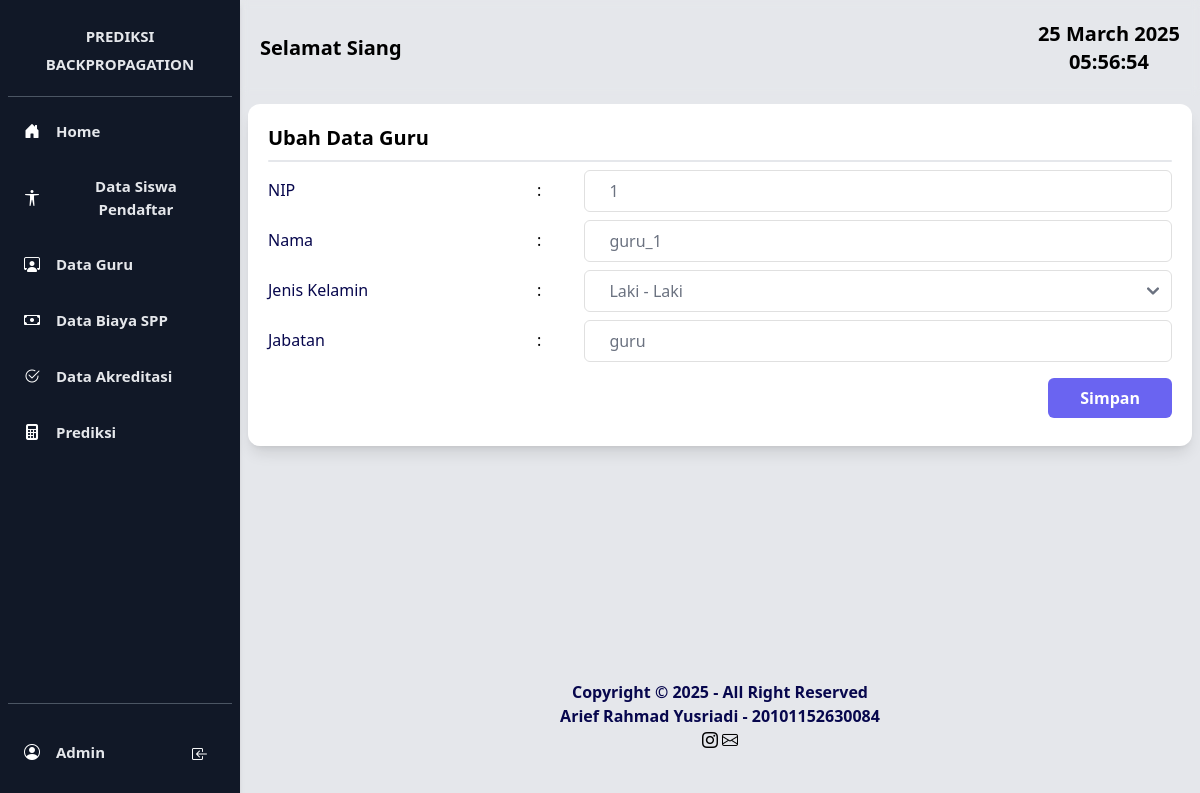
Page /?p=data_guru&a=edit&i=1 (signed in) on the committed database.
### tables this page shows
CREATE TABLE IF NOT EXISTS `data_guru` (
  `id` int NOT NULL AUTO_INCREMENT,
  `nip` varchar(50) DEFAULT NULL,
  `nama` varchar(50) DEFAULT NULL,
  `jenis_kelamin` enum('Laki - Laki','Perempuan') DEFAULT NULL,
  `jabatan` varchar(50) DEFAULT NULL,
  `tgl_input` datetime DEFAULT CURRENT_TIMESTAMP,
  PRIMARY KEY (`id`)
);

### apps/apis.php (called while the page is built, shortened)
<?php
$host = 'localhost';
$user = 'root';
$password = '';
$conn = mysqli_connect($host, $user, $password);
function getRecord($tabel, $field, $where): mysqli_result|bool
{
    global $conn;
    return mysqli_query($conn, "SELECT $field FROM $tabel $where");
}
function fetch($query){
    $data = mysqli_fetch_array($query);
    return $data;
}

### pages/data_guru/edit.php (the view, shortened to what this page needs)
<?php
$id = $_GET['i'];
$query = getRecord("data_guru", "*", "WHERE id='$id'");
$row = fetch($query);
?>
<div class="rounded-xl p-5 bg-white shadow-lg">
    <h1 class="font-bold text-xl">Ubah Data Guru</h1>
    <div class="flex bg-gray-200 mt-2 h-0.5 rounded"></div>
    <div class="py-2">
        <form action="" method="POST">
            <div class="grid grid-cols-1 gap-2">
                <div class="flex">
                    <label for="nip" class="w-[25%] py-2 text-[#07074D] font-medium">NIP</label>
                    <div class="text-center py-2 w-[10%]">:</div>
                    <input id="nip" type="number" required name="nip" value="<?= $row['nip'] ?>"
                        class="w-[65%] rounded-md border border-[#e0e0e0] bg-white py-2 px-6 text-base font-medium text-[#6B7280] outline-none focus:border-[#6A64F1] focus:shadow-md">
                </div>
                <div class="flex">
                    <label for="nama" class="w-[25%] py-2 text-[#07074D] font-medium">Nama</label>
                    <div class="text-center py-2 w-[10%]">:</div>
                    <input id="nama" type="text" required name="nama" value="<?= $row['nama'] ?>"
                        class="w-[65%] rounded-md border border-[#e0e0e0] bg-white py-2 px-6 text-base font-medium text-[#6B7280] outline-none focus:border-[#6A64F1] focus:shadow-md">
                </div>
                <div class="flex">
                    <label for="jk" class="w-[25%] py-2 text-[#07074D] font-medium">Jenis Kelamin</label>
                    <div id="jk" class="text-center py-2 w-[10%]">:</div>
                    <?php
                        $a = $row['jk'];
                        if ($a == 'Laki - Laki')
                            $A = "selected";
                        else
                            $A = "";
                    ?>
                    <select name="jk" require class="w-[65%] rounded-md border border-[#e0e0e0] bg-white py-2 px-6 text-base font-medium text-[#6B7280] outline-none focus:border-[#6A64F1] focus:shadow-md">
                        <option value="A" <?= $A ?>>Laki - Laki</option>
                    </select>
                </div>
                <div class="flex">
                    <label for="jabatan" class="w-[25%] py-2 text-[#07074D] font-medium">Jabatan</label>
                    <div class="text-center py-2 w-[10%]">:</div>
                    <input id="jabatan" type="text" required name="jabatan" value="<?= $row['jabatan'] ?>"
                        class="w-[65%] rounded-md border border-[#e0e0e0] bg-white py-2 px-6 text-base font-medium text-[#6B7280] outline-none focus:border-[#6A64F1] focus:shadow-md">
                </div>
                <div class="mt-2 flex flex-row-reverse">
                    <button name="btnSave"
                        class="hover:shadow-form w-[20vh] rounded-md bg-[#6A64F1] py-2 px-8 text-center text-base font-semibold text-white outline-none">Simpan</button>
                </div>
            </div>
        </form>
    </div>
</div>

### rows in the picture
data_guru: nip "1", nama "guru_1", jabatan "guru"

### other values in the picture
$user "Admin"
$waktu "Siang"
